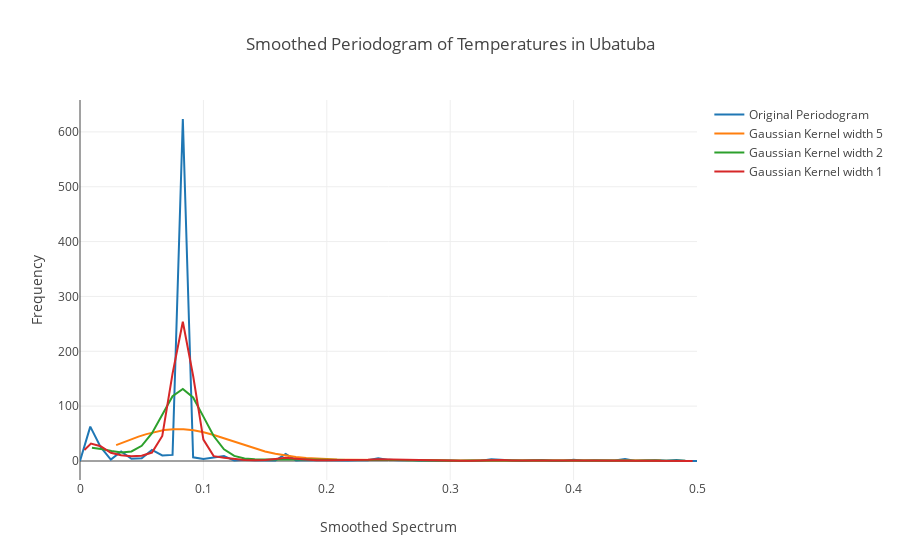

This figure's notebook cell:
### Code cell
import matplotlib.pyplot as plt
import numpy as np
from scipy import interpolate
from scipy import ndimage

print("**********************************************************************")
print(f"Estimador Suavizado de periodograma/espectro usando filtro Gaussiano")
print("**********************************************************************")

print(f"\nEstimação não paramétrica\n")

print(f"\nPara construir um estimador suavizado de periodograma,\n"+ 
      f"devemos aplicar o método de suavização no domínio do frequência\n"+
      f"depois de calcular o periodograma cru")

y_sm = espectro
x_sm = freq

y = y_sm.tolist()
x = x_sm.tolist()

y_sm = np.array(y)
x_sm = np.array(x)

# resample to lots more points - needed for the smoothed curves
x_smooth = np.linspace(x_sm.min(), x_sm.max(), 200)

sigma = 5 #tamanho da janela do filtro gaussiano
x_g1d2 = ndimage.gaussian_filter1d(x_sm, sigma)
y_g1d2 = ndimage.gaussian_filter1d(y_sm, sigma)

sigma = 2 #tamanho da janela do filtro gaussiano
x_g1d3 = ndimage.gaussian_filter1d(x_sm, sigma)
y_g1d3 = ndimage.gaussian_filter1d(y_sm, sigma)

sigma = 1 #tamanho da janela do filtro gaussiano
x_g1d4 = ndimage.gaussian_filter1d(x_sm, sigma)
y_g1d4 = ndimage.gaussian_filter1d(y_sm, sigma)

data = [go.Scatter(x=x_sm, y=y_sm, mode='lines', name="Original Periodogram")]
data += [go.Scatter(x=x_g1d2, y=y_g1d2, mode='lines', name="Gaussian Kernel width 5")]
data += [go.Scatter(x=x_g1d3, y=y_g1d3, mode='lines', name="Gaussian Kernel width 2")]
data += [go.Scatter(x=x_g1d4, y=y_g1d4, mode='lines', name="Gaussian Kernel width 1")]

layout = go.Layout(
    title='Smoothed Periodogram of Temperatures in Ubatuba',
    xaxis={'title':'Smoothed Spectrum'},
    yaxis={'title':'Frequency'}
)
fig = go.Figure(data=data, layout=layout)
py.iplot(fig)

print(f"\nObs2.: O tamanho de janela 1 parece mais adequado\n\n")
